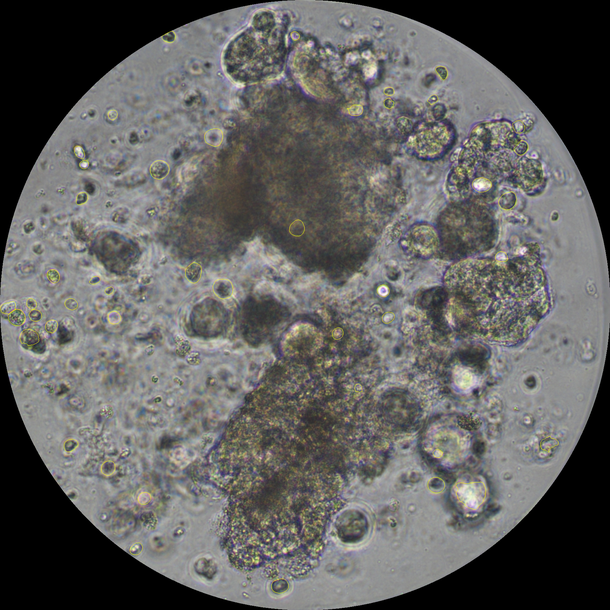
#> input picture DEO-MARKDOWN/App80 DEO/10uM/05-十二月-2025/10x00/organoid_analysis/droplet_001_vision_prior_artifacts/cellpose_overlay.png, 610 x 610 px, shrunk from 1764 x 1764 before the run
$ python 00_build_vision_priors.py --source-png '../../../DEO-MARKDOWN/App80 DEO/10uM/05-十二月-2025/10x00/organoid_analysis/droplet_001_vision_prior_artifacts/cellpose_overlay.png' --out-json out.png   (older library calls are emulated)
#> lines starting #> are read from the running program, lines starting #| are printed output that depends on the picture; after the words box and inside, x2 and y2 are one past the last pixel; in counts of white or black regions, pixels touching at a corner belong together
#!/usr/bin/env python3
"""Build image-derived priors (gradient/edges/circle/blob/cellpose) for prompt tools."""

from __future__ import annotations

import argparse
import json
import math
import re
from pathlib import Path
from typing import Any, Dict, List, Tuple

import cv2
import numpy as np
from PIL import Image


def parse_args() -> argparse.Namespace:
    p = argparse.ArgumentParser()
    p.add_argument("--source-png", required=True)
    p.add_argument("--out-json", required=True)
    p.add_argument("--out-dir", default=None)
    p.add_argument("--mode", choices=["droplet", "organoid"], default="droplet")
    p.add_argument("--max-circle-candidates", type=int, default=24)
    p.add_argument("--max-blob-candidates", type=int, default=48)
    p.add_argument("--cellpose-mode", choices=["auto", "on", "off"], default="auto")
    p.add_argument("--cellpose-model", default="cyto3")
    return p.parse_args()


def infer_magnification_token(source_png: Path) -> str:
    m = re.search(r"(?:^|/)(\d+x)\d*", str(source_png), flags=re.IGNORECASE)
    return m.group(1).lower() if m else "unknown"


def normalize_u8(arr: np.ndarray) -> np.ndarray:
    arr = arr.astype(np.float32)
    lo, hi = float(np.min(arr)), float(np.max(arr))
    if hi <= lo:
        return np.zeros_like(arr, dtype=np.uint8)
    out = (arr - lo) * (255.0 / (hi - lo))
    return np.clip(out, 0, 255).astype(np.uint8)


def load_bgr_image(source_png: Path) -> np.ndarray:
    with Image.open(source_png) as im:
        rgb = np.array(im.convert("RGB"))
    return cv2.cvtColor(rgb, cv2.COLOR_RGB2BGR)


def compute_gradient_and_edges(gray: np.ndarray) -> Tuple[np.ndarray, np.ndarray]:
    gx = cv2.Sobel(gray, cv2.CV_32F, 1, 0, ksize=3)
    gy = cv2.Sobel(gray, cv2.CV_32F, 0, 1, ksize=3)
    grad = cv2.magnitude(gx, gy)
    grad_u8 = normalize_u8(grad)

    med = float(np.median(gray))
    lower = int(max(10, 0.66 * med))
    upper = int(min(255, 1.33 * med + 20))
    edges = cv2.Canny(gray, lower, upper)
    return grad_u8, edges


def circle_edge_support(
    edge: np.ndarray, cx: float, cy: float, radius: float, bins: int = 72
) -> Tuple[float, float]:
    h, w = edge.shape[:2]
    hits = 0
    bin_hits = 0
    total = bins
    for i in range(total):
        theta = (2.0 * math.pi * i) / total
        x = int(round(cx + radius * math.cos(theta)))
        y = int(round(cy + radius * math.sin(theta)))
        local = 0
        for dy in (-1, 0, 1):
            yy = y + dy
            if yy < 0 or yy >= h:
                continue
            for dx in (-1, 0, 1):
                xx = x + dx
                if xx < 0 or xx >= w:
                    continue
                if edge[yy, xx] > 0:
                    local = 1
                    break
            if local:
                break
        hits += local
        bin_hits += local
    edge_support = hits / float(total)

    # Completeness proxy: fraction of arc bins with boundary evidence.
    completeness = bin_hits / float(total)
    return edge_support, completeness


def dedupe_circles(cands: List[Dict[str, Any]]) -> List[Dict[str, Any]]:
    out: List[Dict[str, Any]] = []
    for c in sorted(cands, key=lambda x: x["edge_support_0_to_1"], reverse=True):
        keep = True
        for e in out:
            d = math.hypot(c["center_x_px"] - e["center_x_px"], c["center_y_px"] - e["center_y_px"])
            r_mean = 0.5 * (c["radius_px"] + e["radius_px"])
            if d < 0.30 * r_mean and abs(c["radius_px"] - e["radius_px"]) < 0.18 * r_mean:
                keep = False
                break
        if keep:
            out.append(c)
    return out


def circle_candidates(
    gray: np.ndarray, edge: np.ndarray, magnification: str, max_n: int
) -> List[Dict[str, Any]]:
    h, w = gray.shape[:2]
    min_side = min(h, w)
    blur = cv2.GaussianBlur(gray, (9, 9), 1.2)

    if magnification == "10x":
        min_r = max(35, int(min_side * 0.05))
        max_r = int(min_side * 0.20)
    else:
        min_r = max(50, int(min_side * 0.08))
        max_r = int(min_side * 0.30)

    all_cands: List[Dict[str, Any]] = []
    for p2 in (22, 26, 30, 34):
        circles = cv2.HoughCircles(
            blur,
            cv2.HOUGH_GRADIENT,
            dp=1.2,
            minDist=max(80, int(min_side * 0.16)),
            param1=120,
            param2=p2,
            minRadius=min_r,
            maxRadius=max_r,
        )
        if circles is None:
            continue
        for c in circles[0]:
            cx, cy, r = float(c[0]), float(c[1]), float(c[2])
            support, completeness = circle_edge_support(edge, cx, cy, r)
            all_cands.append(
                {
                    "center_x_px": round(cx, 2),
                    "center_y_px": round(cy, 2),
                    "radius_px": round(r, 2),
                    "edge_support_0_to_1": round(float(support), 4),
                    "completeness_0_to_1": round(float(completeness), 4),
                }
            )

    all_cands = dedupe_circles(all_cands)
    all_cands.sort(key=lambda x: (x["edge_support_0_to_1"], x["completeness_0_to_1"]), reverse=True)
    return all_cands[:max_n]


def blob_candidates(gray: np.ndarray, max_n: int) -> List[Dict[str, Any]]:
    mask_valid = gray > 5
    p = float(np.percentile(gray[mask_valid], 30)) if np.any(mask_valid) else 80.0
    dark = ((gray < p) & mask_valid).astype(np.uint8) * 255
    dark = cv2.morphologyEx(dark, cv2.MORPH_OPEN, np.ones((3, 3), dtype=np.uint8))

    num, labels, stats, cent = cv2.connectedComponentsWithStats((dark > 0).astype(np.uint8), connectivity=8)
    cands: List[Dict[str, Any]] = []
    for i in range(1, num):
        x, y, bw, bh, area = map(int, stats[i])
        if area < 30:
            continue
        cx, cy = float(cent[i][0]), float(cent[i][1])
        r = math.sqrt(area / math.pi)
        patch = gray[y : y + bh, x : x + bw]
        mean_int = float(np.mean(patch)) if patch.size else 0.0
        cands.append(
            {
                "center_x_px": round(cx, 2),
                "center_y_px": round(cy, 2),
                "area_px": area,
                "radius_equiv_px": round(r, 2),
                "bbox_x0": x,
                "bbox_y0": y,
                "bbox_x1": x + bw,
                "bbox_y1": y + bh,
                "mean_intensity": round(mean_int, 2),
            }
        )
    cands.sort(key=lambda x: x["area_px"], reverse=True)
    return cands[:max_n]


def try_cellpose(
    bgr: np.ndarray, out_dir: Path, mode: str, cellpose_mode: str, model_name: str
) -> Dict[str, Any]:
    info: Dict[str, Any] = {
        "available": False,
        "attempted": False,
        "success": False,
        "model_type": model_name,
        "n_masks": 0,
        "mask_png": None,
        "mask_stats_json": None,
        "note": "",
    }
    should_run = cellpose_mode == "on" or (cellpose_mode == "auto" and mode == "organoid")
    if not should_run:
        info["note"] = "cellpose skipped by mode policy"
        return info

    try:
        from cellpose import models  # type: ignore
    except Exception as e:  # pragma: no cover - optional dependency
        info["note"] = f"cellpose import failed: {e}"
        return info

    info["available"] = True
    info["attempted"] = True
    try:
        model = models.Cellpose(model_type=model_name, gpu=False)
        rgb = cv2.cvtColor(bgr, cv2.COLOR_BGR2RGB)
        masks, _, _, _ = model.eval(rgb, channels=[0, 0], diameter=None)
        labels = [int(x) for x in np.unique(masks) if int(x) > 0]
        info["n_masks"] = len(labels)
        mask_stats: List[Dict[str, Any]] = []
        overlay = bgr.copy()
        for lid in labels:
            m = (masks == lid).astype(np.uint8)
            cnts, _ = cv2.findContours(m, cv2.RETR_EXTERNAL, cv2.CHAIN_APPROX_SIMPLE)
            cv2.drawContours(overlay, cnts, -1, (0, 255, 255), 1)
            ys, xs = np.where(m > 0)
            if xs.size == 0:
                continue
            mask_stats.append(
                {
                    "mask_id": lid,
                    "area_px": int(xs.size),
                    "center_x_px": round(float(np.mean(xs)), 2),
                    "center_y_px": round(float(np.mean(ys)), 2),
                    "bbox_x0": int(np.min(xs)),
                    "bbox_y0": int(np.min(ys)),
                    "bbox_x1": int(np.max(xs) + 1),
                    "bbox_y1": int(np.max(ys) + 1),
                }
            )
        mask_png = out_dir / "cellpose_overlay.png"
        mask_stats_json = out_dir / "cellpose_mask_stats.json"
        cv2.imwrite(str(mask_png), overlay)
        mask_stats_json.write_text(json.dumps(mask_stats, ensure_ascii=False, indent=2), encoding="utf-8")
        info["mask_png"] = str(mask_png)
        info["mask_stats_json"] = str(mask_stats_json)
        info["success"] = True
        info["note"] = "cellpose finished"
    except Exception as e:  # pragma: no cover - runtime optional
        info["note"] = f"cellpose execution failed: {e}"

    return info


def render_overlays(
    bgr: np.ndarray,
    grad: np.ndarray,
    edges: np.ndarray,
    circles: List[Dict[str, Any]],
    blobs: List[Dict[str, Any]],
    out_dir: Path,
) -> Dict[str, str]:
    out_dir.mkdir(parents=True, exist_ok=True)
    gradient_png = out_dir / "gradient_magnitude.png"
    edges_png = out_dir / "edges_canny.png"
    edge_overlay_png = out_dir / "edges_overlay.png"
    circles_png = out_dir / "circle_candidates_overlay.png"
    blobs_png = out_dir / "blob_candidates_overlay.png"

    cv2.imwrite(str(gradient_png), grad)
    cv2.imwrite(str(edges_png), edges)

    edge_overlay = bgr.copy()
    edge_overlay[edges > 0] = (0, 255, 0)
    cv2.imwrite(str(edge_overlay_png), edge_overlay)

    circles_vis = bgr.copy()
    for i, c in enumerate(circles, start=1):
        cx = int(round(c["center_x_px"]))
        cy = int(round(c["center_y_px"]))
        r = int(round(c["radius_px"]))
        cv2.circle(circles_vis, (cx, cy), r, (0, 255, 255), 2)
        cv2.putText(
            circles_vis,
            str(i),
            (cx + 4, cy - 4),
            cv2.FONT_HERSHEY_SIMPLEX,
            0.5,
            (0, 0, 255),
            1,
            cv2.LINE_AA,
        )
    cv2.imwrite(str(circles_png), circles_vis)

    blobs_vis = bgr.copy()
    for i, b in enumerate(blobs, start=1):
        x0, y0 = int(b["bbox_x0"]), int(b["bbox_y0"])
        x1, y1 = int(b["bbox_x1"]), int(b["bbox_y1"])
        cv2.rectangle(blobs_vis, (x0, y0), (x1, y1), (255, 255, 0), 1)
        cv2.putText(
            blobs_vis,
            str(i),
            (x0, max(12, y0 - 2)),
            cv2.FONT_HERSHEY_SIMPLEX,
            0.45,
            (0, 0, 255),
            1,
            cv2.LINE_AA,
        )
    cv2.imwrite(str(blobs_png), blobs_vis)

    return {
        "gradient_png": str(gradient_png),
        "edges_png": str(edges_png),
        "edge_overlay_png": str(edge_overlay_png),
        "circle_overlay_png": str(circles_png),
        "blob_overlay_png": str(blobs_png),
    }


def main() -> None:
    args = parse_args()
    source_png = Path(args.source_png).resolve()
    out_json = Path(args.out_json).resolve()
    out_dir = Path(args.out_dir).resolve() if args.out_dir else out_json.parent / "vision-priors"
    out_dir.mkdir(parents=True, exist_ok=True)

    bgr = load_bgr_image(source_png)
#> in load_bgr_image, im is the input picture: PIL image 610x610 RGB; mean R, G, B 96.7, 95.9, 94.3
    gray = cv2.cvtColor(bgr, cv2.COLOR_BGR2GRAY)
    h, w = gray.shape[:2]
#> h = 610; w = 610
    magnification = infer_magnification_token(source_png)

    grad, edges = compute_gradient_and_edges(gray)
#> in compute_gradient_and_edges, `grad = cv2.magnitude(gx, gy)`:
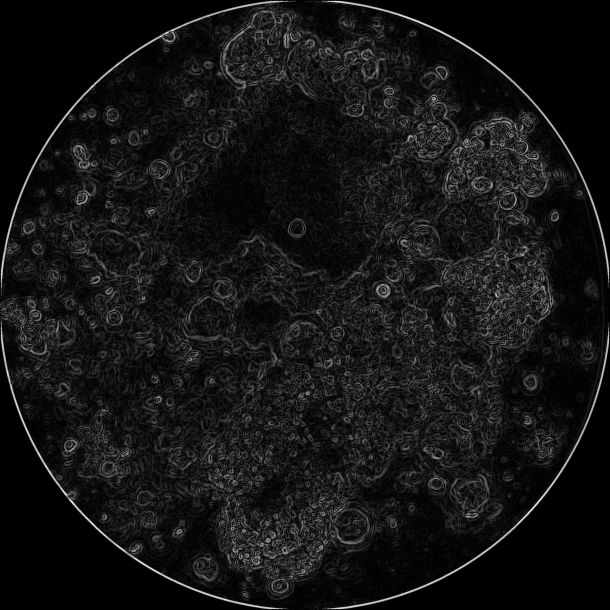
#> grad: shape (610, 610) float32; min 0, max 750.3, mean 60.3; drawn with min black and max white
#> in normalize_u8, `lo, hi = float(np.min(arr)), float(np.max(arr))`: lo = 0; hi = 750.3
#> in compute_gradient_and_edges, `med = float(np.median(gray))`: med = 114
#> in compute_gradient_and_edges, `lower = int(max(10, 0.66 * med))`: lower = 75
#> in compute_gradient_and_edges, `upper = int(min(255, 1.33 * med + 20))`: upper = 171
#> in compute_gradient_and_edges, `edges = cv2.Canny(gray, lower, upper)`:
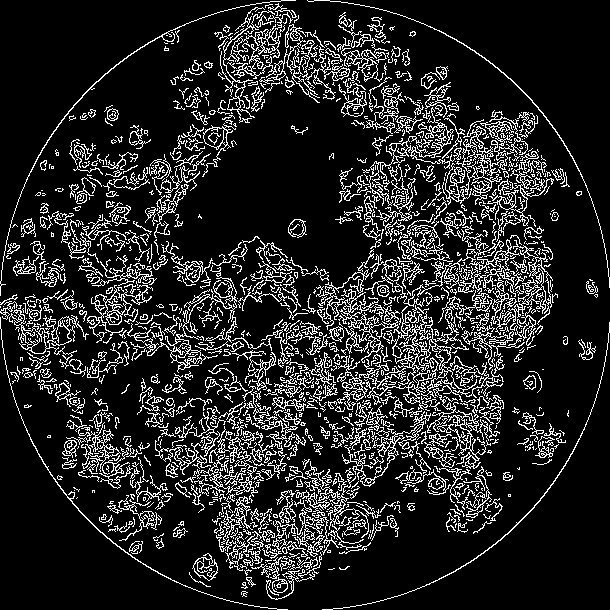
#> edges: shape (610, 610); 14.9% white in thin lines or dots
    circles = circle_candidates(gray, edges, magnification, args.max_circle_candidates)
#> after the loop in circle_candidates, `for p2 in (22, 26, 30, 34):`: all_cands = 87 items
#> the loop in dedupe_circles, `for c in sorted(cands, key=lambda x: x["edge_support_0_to_1"], reverse..` made 87 passes
#> after the loop in dedupe_circles, `for c in sorted(cands, key=lambda x: x["edge_support_0_to_1"], reverse..`: out = 43 items
#> circles = 24 items
    blobs = blob_candidates(gray, args.max_blob_candidates)
#> in blob_candidates, `mask_valid = gray > 5`:
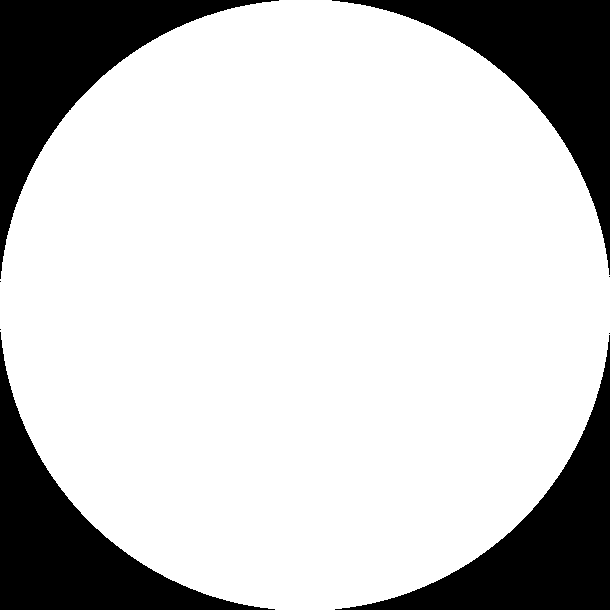
#> mask_valid: shape (610, 610) bool; 78.9% white; 8 black regions (4 under 20 px), largest, box (x1, y1, x2, y2) and area: (0, 0, 279, 279) 19753, (332, 0, 610, 275) 19650, (0, 332, 275, 610) 19650, (335, 335, 610, 610) 19561
#> in blob_candidates, `p = float(np.percentile(gray[mask_valid], 30)) if np.any(mask_valid) e..`: p = 104
#> in blob_candidates, `dark = ((gray < p) & mask_valid).astype(np.uint8) * 255`: dark: shape (610, 610); 23.6% white; 1120 white regions (976 under 20 px), largest, box (x1, y1, x2, y2) and area: (155, 12, 534, 288) 38092, (186, 292, 501, 571) 28013, (409, 255, 534, 401) 5480
#> in blob_candidates, `dark = cv2.morphologyEx(dark, cv2.MORPH_OPEN, np.ones((3, 3), dtype=np..`: dark: shape (610, 610); 19.9% white; 353 white regions (167 under 20 px), largest, box (x1, y1, x2, y2) and area: (158, 63, 438, 287) 27404, (217, 293, 473, 557) 19809, (417, 277, 496, 374) 3333
#> in blob_candidates, `num, labels, stats, cent = cv2.connectedComponentsWithStats((dark > 0)..`:
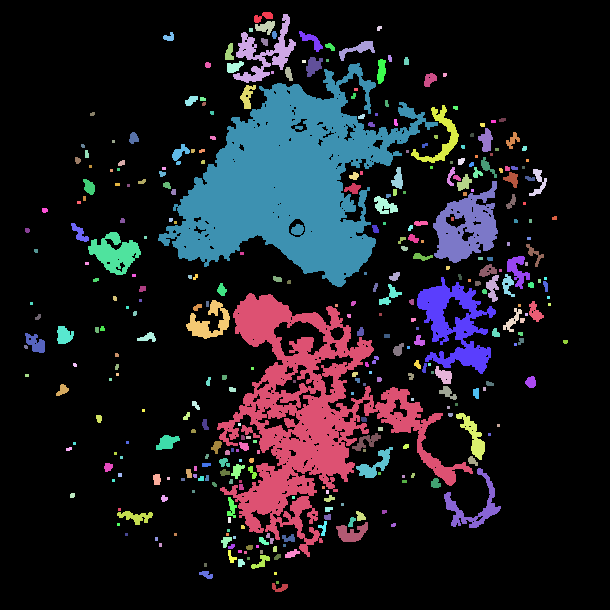
#> labels: shape (610, 610) int32; 354 distinct labels, from 0 to 353; one colour per label, 0 black
#> in blob_candidates, `num, labels, stats, cent = cv2.connectedComponentsWithStats((dark > 0)..`: num = 354; stats = 354 rows, first 6: [0, 0, 610, 610, 297979], [254, 12, 19, 11, 115], [233, 14, 63, 69, 1382], [255, 21, 20, 14, 165], [377, 26, 5, 5, 20], [249, 28, 4, 4, 16]; cent = 354 pairs, first value 25.5 to 565, second value 16.49 to 587.3
#> the loop in blob_candidates, `for i in range(1, num):` made 353 passes
#> (x, y, bw, bh, area, cx, cy, r) on passes 1 to 3: (254, 12, 19, 11, 115, 262.8, 16.49, 6.05), (233, 14, 63, 69, 1382, 264.3, 53.53, 20.97), (255, 21, 20, 14, 165, 265.3, 26.67, 7.25)
#> after the loop in blob_candidates, `for i in range(1, num):`: cands = 134 items
#> blobs = 48 items
    artifacts = render_overlays(bgr, grad, edges, circles, blobs, out_dir)
#> in render_overlays, `edge_overlay[edges > 0] = (0, 255, 0)`:
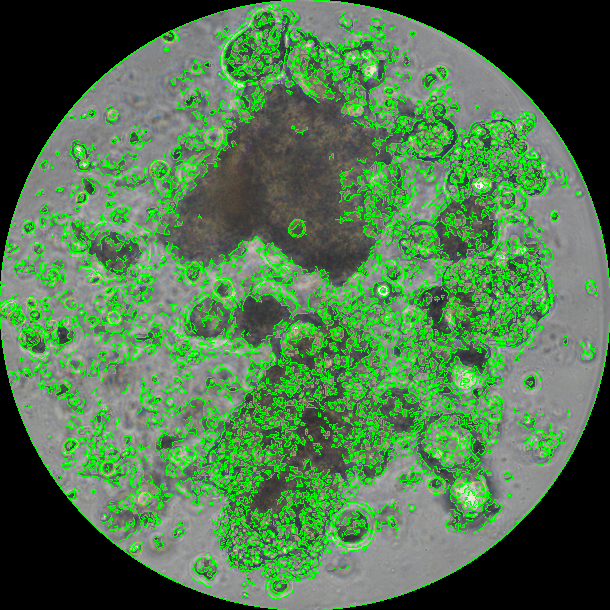
#> edge_overlay: shape (610, 610, 3); mean B, G, R 77.1, 116, 78.6
#> the loop in render_overlays, `for i, c in enumerate(circles, start=1):` made 24 passes
#> (cx, cy, r) on passes 1 to 8: (501, 305, 41), (266, 65, 43), (410, 267, 121), (352, 483, 121), (70, 290, 71), (331, 379, 108), (341, 170, 121), (141, 392, 120)
#> (cx, cy) on pass 9: (89, 301)
#> after the loop in render_overlays, `for i, c in enumerate(circles, start=1):`:
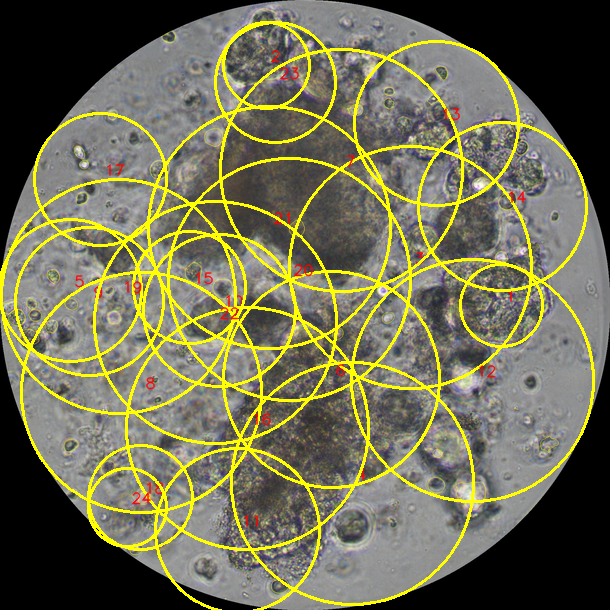
#> circles_vis: shape (610, 610, 3); mean B, G, R 82.4, 109.1, 110.5
#> the loop in render_overlays, `for i, b in enumerate(blobs, start=1):` made 48 passes
#> after the loop in render_overlays, `for i, b in enumerate(blobs, start=1):`:
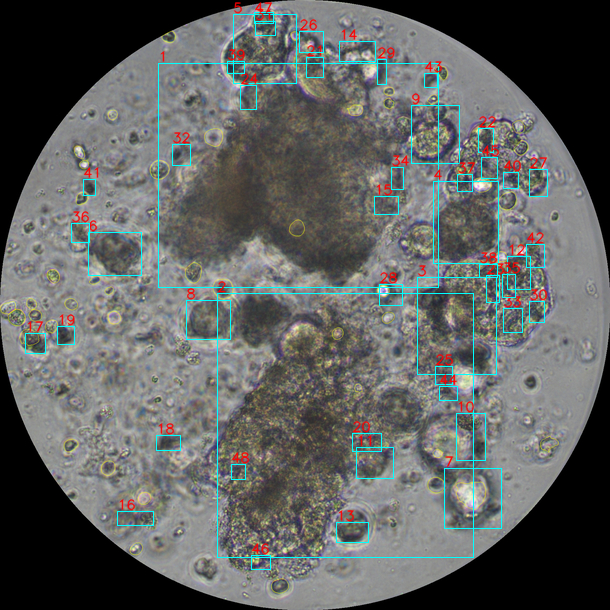
#> blobs_vis: shape (610, 610, 3); mean B, G, R 95.9, 97.5, 95.2

    cellpose_info = try_cellpose(
        bgr=bgr,
        out_dir=out_dir,
        mode=args.mode,
        cellpose_mode=args.cellpose_mode,
        model_name=args.cellpose_model,
    )
    if cellpose_info.get("mask_png"):
        artifacts["cellpose_overlay_png"] = cellpose_info["mask_png"]

    valid = gray > 5
    stats = {
        "edge_density_0_to_1": round(float(np.mean(edges[valid] > 0)) if np.any(valid) else 0.0, 6),
        "gradient_mean": round(float(np.mean(grad[valid])) if np.any(valid) else 0.0, 4),
        "gradient_p90": round(float(np.percentile(grad[valid], 90)) if np.any(valid) else 0.0, 4),
    }

    payload: Dict[str, Any] = {
        "source_png": str(source_png),
        "mode": args.mode,
        "magnification_token": magnification,
        "image_width_px": int(w),
        "image_height_px": int(h),
        "stats": stats,
        "artifacts": artifacts,
        "circle_candidates": circles,
        "blob_candidates": blobs,
        "cellpose": cellpose_info,
    }

    out_json.parent.mkdir(parents=True, exist_ok=True)
    out_json.write_text(json.dumps(payload, ensure_ascii=False, indent=2), encoding="utf-8")
    print(json.dumps({"out_json": str(out_json), "n_circles": len(circles), "n_blobs": len(blobs)}))
#| {"out_json": "prompt-tools/deo-codex/scripts/out.png", "n_circles": 24, "n_blobs": 48}


if __name__ == "__main__":
    main()
